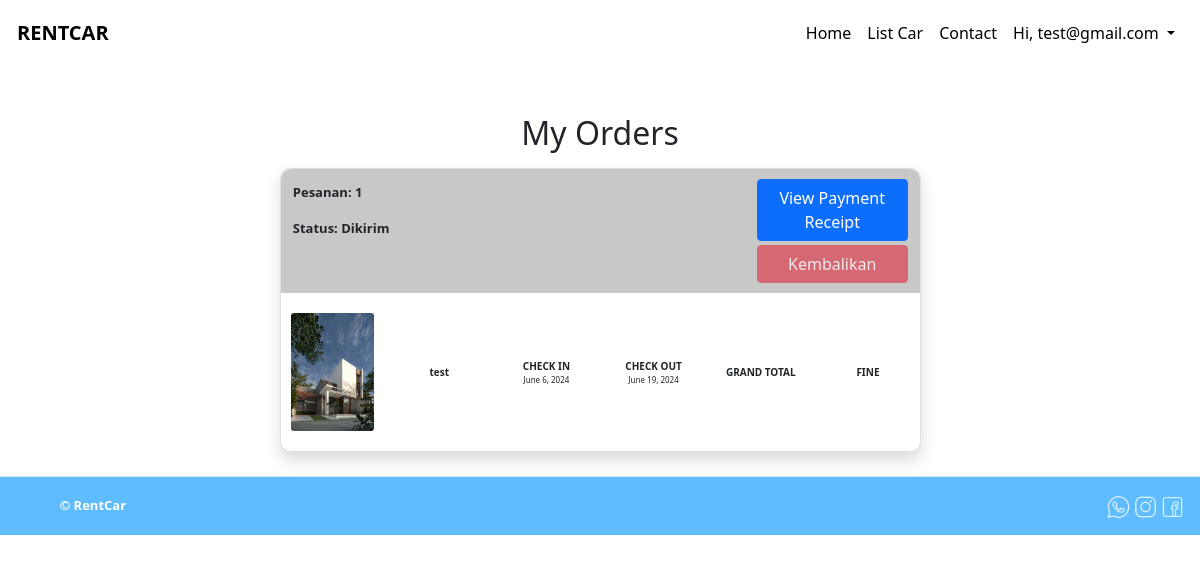
/pesanan/my-order/ (signed in), run on an earlier commit of the app's database.
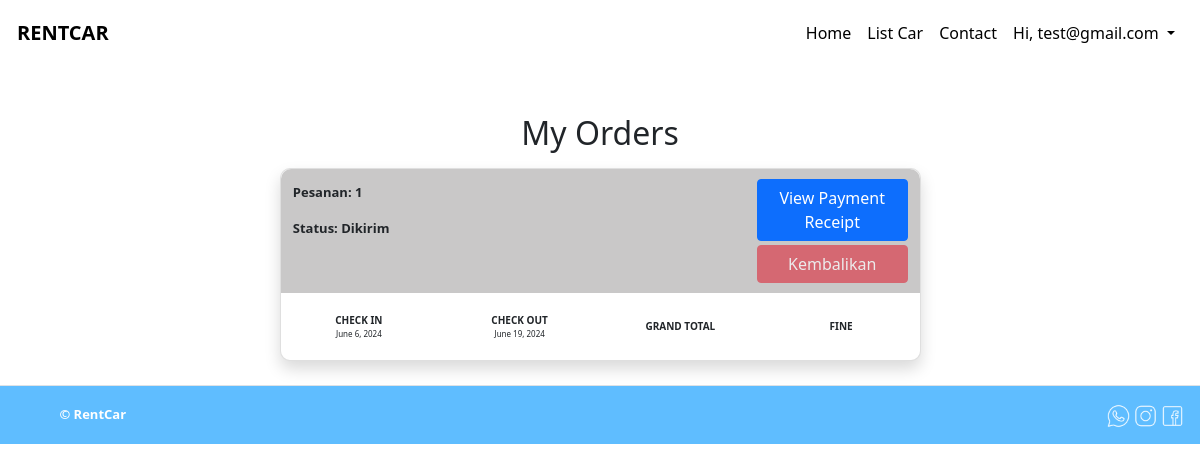
And on a later commit of the database.
### pesanan/models.py (models this page shows, shortened)
class Order(models.Model):
    id_user = models.ForeignKey(User, on_delete=models.CASCADE)
    start_date = models.DateField()
    end_date = models.DateField()
    grand_total = models.BigIntegerField()
    STATUS_CHOICES = (
        ("Belum Terkonfirmasi", "Belum Terkonfirmasi"),
        ("Terkonfirmasi", "Terkonfirmasi"),
        ("Dikirim", "Dikirim"),
    )
    status = models.CharField(max_length=20, choices=STATUS_CHOICES)
    payment_receipt_image_path = models.ImageField(upload_to="images/")
    photo_kk = models.ImageField(upload_to="images/")
    photo_ktp = models.ImageField(upload_to="images/")
    telephone = models.IntegerField()
    address = models.TextField()
    created_at = models.DateField(auto_now_add=True)
    updated_at = models.DateTimeField(auto_now=True)
    fine = models.BigIntegerField(default=0)

class OrderItem(models.Model):
    id_order = models.ForeignKey(Order, on_delete=models.CASCADE)
    id_mobils = models.ForeignKey(Mobils, on_delete=models.CASCADE)
    quantity = models.IntegerField()
    created_at = models.DateField(auto_now_add=True)
    updated_at = models.DateTimeField(auto_now=True)

### mobil/models.py (models this page shows, shortened)
class Mobils(models.Model):
    TRANSMISSION = [
        ('Manual', 'Manual'),
        ('Automatic', 'Automatic'),
    ]
    TYPE_CAR = [
        ('Convertible','Convertible'),
        ('Coupe','Coupe'),
        ('Sedan','Sedan'),
        ('Hatchback','Hatchback'),
        ('SUV','SUV'),
        ('MPV','MPV'),
    ]
    name = models.CharField(max_length=100)
    stock = models.PositiveIntegerField()
    image1 = models.ImageField(upload_to="images/")
    image2 = models.ImageField(upload_to="images/")
    image3 = models.ImageField(upload_to="images/")
    pricePerDay = models.IntegerField()
    transmission = models.CharField(max_length=10, choices=TRANSMISSION)
    typeCar = models.CharField(max_length=20, choices=TYPE_CAR)
    description = models.CharField(max_length=150)
    seat = models.CharField(max_length=10)
    created_at = models.DateTimeField(auto_now_add=True)
    updated_at = models.DateTimeField(auto_now=True)

### pesanan/views.py (the view)
# urls.py: path('my-order/', views.MyOrder, name="MyOrder"),
@login_required
def MyOrder(request):
    current_user = request.user
    if not request.user.is_authenticated:
        return redirect("user:loginUser")
    orders = Order.objects.filter(id_user=current_user).order_by('-start_date')
    for order in orders:
        order.grand_total = currency(order.grand_total)
        order.fine = currency(order.fine)
        order.items = OrderItem.objects.filter(id_order=order).select_related('id_mobils')
    return render(request, 'user/pesananSaya.html', {'orders': orders, 'current_user': current_user})

### user/models.py (called while the page is built)
    def __str__(self):
        return self.email

### utils/currency.py (called while the page is built)
def currency(amount):
    try:
        amount = Decimal(amount)
        return format_currency(amount, 'IDR', locale='id_ID')
    except (InvalidOperation, TypeError, ValueError):
        return "Invalid amount"

### templates/user/pesananSaya.html (shortened to what this page needs)
    {% extends '../base.html' %}
    {% load static %}
    {% block headers %}
    <link rel="stylesheet" href="{% static 'css/user/pesananSaya.css' %}">
    {% endblock headers %}
    {% block contents %}
    {% include '../partials/navbarUser.html' %}
    <main class="container  mt-5">
        {% if orders %}
        <div class="row d-flex justify-content-center">
                    <h2 class="text-center mb-3 ">My Orders</h2>
                    {% for order in orders %}
        <div class="col-md-7 mb-4 ">
            <div class="card shadow">
                <div class="cardbody">
                    <div class="header row d-flex justify-content-between ">
                        <div class="col-4 mt-1">
                            <p class="card-text">Pesanan: {{ order.id }}</p>
                            <p class="card-text">Status: {{ order.status }}</p>
                        </div>
                        <div class="col-4 text-end">
                            {% if order.payment_receipt_image_path %}
                            <button type="button" class="btn shadow-none btn-primary button-side-top mb-1" data-bs-toggle="modal" data-bs-target="#receiptModal{{ order.id }}">
                                View Payment Receipt
                            </button>
                            {% else %}
                            <p class="card-text">No payment receipt available.</p>
                            {% endif %}
                            {% if order.returnorder_set.last.status == "Dikembalikan" %}
                            <button type="button" class="btn shadow-none btn-danger button-side-top disabled">Kembalikan</button>
                            {% endif %}
                        </div>
                    </div>
                    <div class="row body-value d-flex justify-content-between align-items-center">
                        {% for item in order.items %}
                        <div class="col text-center">
                            <img src="{{ item.id_mobils.image1.url }}" class="card-img" alt="{{ item.id_mobils.name }}">
                        </div>
                        <div class="col text-center">
                            <div class="col header-card">{{ item.id_mobils.name }}</div>
                        </div>
                        {% endfor %}
                        <div class="col text-center">
                            <div class="col header-card">CHECK IN</div>
                            <div class="col value-card">{{ order.start_date }}</div>
                        </div>
                        <div class="col text-center">
                            <div class="col header-card">CHECK OUT</div>
                            <div class="col value-card">{{ order.end_date }}</div>
                        </div>
                        <div class="col text-center">
                            <div class="col header-card">GRAND TOTAL</div>
                        </div>
                        <div class="col text-center">
                            <div class="col header-card">FINE</div>
                        </div>
                    </div>
                </div>
            </div>
        </div>
    {% endfor %}
        </div>
        {% else %}
        <p class="text-center">You have no orders.</p>
        {% endif %}
    </main>
    <footer class="d-flex flex-wrap justify-content-between align-items-center py-3  border-top w-100">
        <div class="col text-start" style="color: white; font-weight:700; font-size: 13px">
        <a href="" class="mb-3 mb-md-0 text-body-secondary text-decoration-none lh-1">
            <svg class="bi" width="40" height="24">
            <use xlink:href="#bootstrap" />
            </svg>
        </a>
        <span class="mb-3 mb-md-0 text-body-secondary">&copy; RentCar</span>
        </div>
        <div class="col-md-4 text-end mr-3">
        <img src="{% static 'img/wa.png' %}" alt="" width="23px">
        <img src="{% static 'img/instagram.png' %}" alt="" width="23px">
        <img src="{% static 'img/facebook.png' %}" alt="" width="23px">
        </div>
    </footer>
    {% endblock contents %}

What changed in the data, as far as the page shows it:
removed OrderItem: id_mobils.image1 (picture), id_mobils.name "test"
